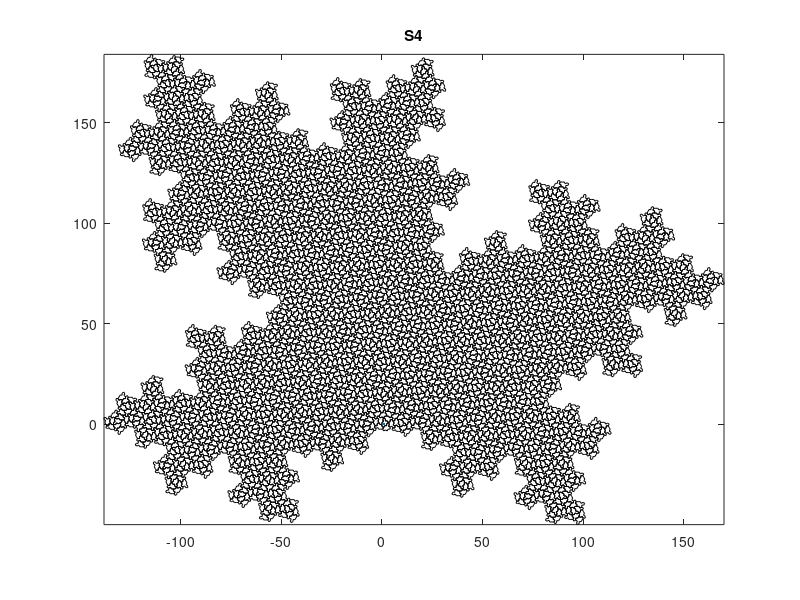

MATLAB code for this plot: (Note: this script raises an error after producing the figure.)
%% TileOneOne.m, 6.6.2024
% To construct a tiling with the aperiodic Tile(1,1)
% Please cite as
% "H.U. Voss, A tiling algorithm for the aperiodic monotile Tile(1,1), arXiv (2024)"
% The license attached in GitHub applies, at https://github.com/henningle/TileOneOne.git

%% Parameters

maxN=4; % Maximum iteration. The largest maxN tested was maxN=8 (16,908,641 tiles)

plotkeypoints=true; % Set to false if plotting key points not wanted

%% Main script

% Tile placement function
% Each tile has 3 components: x, y, key point number (0 for no key point, 1 to 4 if key point)
% The placetile function takes in a matrix of size (number of rows, 3)
% The first 2 columns are the coordinates of the tiling, the third is a label of key points
placetile=@(x, angle, coord) ...
    [transpose( [cos(angle*pi/180), -sin(angle*pi/180); ...
    sin(angle*pi/180), cos(angle*pi/180)]*x(:,1:2)' ...
    +transpose(repmat(coord,[size(x,1),1]))) , x(:,3)];

mirror=@(x) [transpose([-1, 0; 0, 1]*(x(:,1:2)')),  x(:,3)];

% Number of expected tiles for each iteration
nS=zeros(1,maxN+1);
nM=nS;
nS(1)=1; nM(1)=2; % This is index 0
for n=2:maxN+1
    nS(n)=nM(n-1)+7*nS(n-1);
    nM(n)=nM(n-1)+6*nS(n-1);
end
nS=nS(2:end);
nM=nM(2:end);
disp(['Predicted number of tiles for N = 1, 2, ...: ' num2str(nS)])

%% S0 and M0

% Some definitions
cos30=cos(30*pi/180); sin30=sin(30*pi/180);
cos60=cos(60*pi/180); sin60=sin(60*pi/180);
cos120=cos(120*pi/180); sin120=sin(120*pi/180);
cos150=cos(150*pi/180); sin150=sin(150*pi/180);
cos210=cos(210*pi/180); sin210=sin(210*pi/180);
cos240=cos(240*pi/180); sin240=sin(240*pi/180);
cos300=cos(300*pi/180); sin300=sin(300*pi/180);
cos330=cos(330*pi/180); sin330=sin(330*pi/180);

% One Tile(1,1)
% Each tile has 14 edges and 15 points, the last point for closure
% Plus one NaN for separation of tiles while plotting
% x-components of specter S
Stmp1=[ 0
    0
    cos30
    cos30+cos120
    cos30+cos120+cos60
    cos30+cos120+cos60+cos330
    cos30+cos120+cos60+cos330
    cos30+cos120+cos60+cos330+1
    cos30+cos120+cos60+cos330+1+cos300
    cos30+cos120+cos60+cos330+1+cos300+cos210
    cos30+cos120+cos60+cos330+1+cos300+cos210
    cos30+cos120+cos60+cos330+cos300+cos210
    cos30+cos120+cos60+cos330+cos300+cos210+cos240
    cos30+cos120+cos60+cos330+cos300+cos210+cos240+cos150
    cos30+cos120+cos60+cos330+cos300+cos210+cos240+cos150
    NaN];
% y-components of specter S
Stmp2=[0
    1
    1+sin30
    1+sin30+sin120
    1+sin30+sin120+sin60
    1+sin30+sin120+sin60+sin330
    sin30+sin120+sin60+sin330
    sin30+sin120+sin60+sin330
    sin30+sin120+sin60+sin330+sin300
    sin30+sin120+sin60+sin330+sin300+sin210
    sin30+sin120+sin60+sin330+sin300+sin210-1
    sin30+sin120+sin60+sin330+sin300+sin210-1
    sin30+sin120+sin60+sin330+sin300+sin210-1+sin240
    sin30+sin120+sin60+sin330+sin300+sin210-1+sin240+sin150
    sin30+sin120+sin60+sin330+sin300+sin210+sin240+sin150
    NaN];
% Specter S
S=[Stmp1,Stmp2];

% Augment S with key points to be carried over during iterative construction
keypoints=zeros(16,1); keypoints(4)=1; keypoints(6)=2; keypoints(8)=3; keypoints(14)=4;
S=[S,keypoints];
keyind=find(S(:,3)>0)'; % The indexes that point to key points
% S(keyind,3)' % Should be 1,2,3,4 for iteration 0

% The Mystic
M=[S; placetile(S,-30,[sqrt(3)/2,-1.5])];
M(:,3)=0; % M should not have key points not to contaminate S

%% Iteration loop

for N=1:maxN

    plotting=0; if N==maxN; plotting=1; end % Plot only the last iteration

    S=mirror(S);
    M=mirror(M);

    % The first two iterations require explicit key points for the next iteration
    switch N
        case 1
            Sind=[4,6,8,14]; % Key points on S0, for making S1
            Mind=Sind+16;
            angles=[150,90,90,30,-30,-30,-90];
        case 2
            Sind=[84,118,132,38]; % Key points on S1, for making S2
            % Indexing changes in M2 due to the missing patch
            Mind=[84-16,118-16,132-16,38]; %
            angles=[120,60,60,0,-60,-60,-120]; % Conjecture: Angles converged from here on
    end

    % For iteration 3 and higher, keypoints are computed from the previous two iterations
    if N > 2
        Sind=circshift(keyind,-1);
        Mind(1:3)=Sind(1:3)-16*nS(N-2);
    end

    % Define some tiling cells
    cell0=M;
    cell1=placetile([S(:,1:2)-S(Sind(3),1:2), S(:,3)],angles(1), M(Mind(3),1:2));
    cell2=placetile([S(:,1:2)-S(Sind(2),1:2), S(:,3)],angles(2),cell1(Sind(4),1:2));
    cell3=placetile([S(:,1:2)-S(Sind(3),1:2), S(:,3)],angles(3),cell2(Sind(1),1:2));
    cell4=placetile([S(:,1:2)-S(Sind(2),1:2), S(:,3)],angles(4),cell3(Sind(4),1:2));
    cell5=placetile([S(:,1:2)-S(Sind(2),1:2), S(:,3)],angles(5),cell4(Sind(4),1:2));
    cell6=placetile([S(:,1:2)-S(Sind(3),1:2), S(:,3)],angles(6),cell5(Sind(1),1:2));
    cell7=placetile([S(:,1:2)-S(Sind(2),1:2), S(:,3)],angles(7),cell6(Sind(4),1:2));

    %% Assemble S and M

    S=[cell0 % 2x16 elements because this is the mystic M
        cell1 % 16 elements
        cell2
        cell3
        cell4
        cell5
        cell6
        cell7
        ];
    M=[cell0 % 2x16 elements
        cell1 % 16 elements
        cell2
        cell4 % Note we skipped cell3
        cell5
        cell6
        cell7
        ];
    M(:,3)=0; % Again, M should not have key points

    if plotting
        figure('position',[500.,100.,1000,1000]);
        plot(S(:,1),S(:,2),'k',LineWidth=.1);
        axis image
        title(['S' num2str(N)])
    end

    %% Key points of this iteration

    keyind=find(S(:,3)>0); % Always 7*4=28 elements after pruning previous iteration

    if plotting
        if plotkeypoints
            % Plot all keypoints before pruning, in red
            hold on
            for n=1:4:length(keyind)
                plot(S([keyind(n:n+3);keyind(n)],1),S([keyind(n:n+3);keyind(n)],2),'rO-');
            end
        end
    end

    %% Key points for next iteration

    % At the beginning, there are always 9*4=36 key points. At the end, there should be 4
    keyind2=keyind([2,13,22,25]); % Read off from Smith23b Fig. A1.2a and previous plot
    if N>1; keyind2=keyind([2,13,22,25]+1); end % Don't ask
    % S(keyind2,3)' % Should be (2,1,2,1) for iteration 1 and (3,2,3,2) for iteration >= 2

    S(:,3)=0; % Clean out this iteration's key points

    % Set new keypoints for constructing the next iteration
    S(keyind2(1),3)=1;
    S(keyind2(2),3)=2;
    S(keyind2(3),3)=3;
    S(keyind2(4),3)=4;

    keyind=find(S(:,3)>0); % Must be 38 84 118 132 for iteration 2

    if plotting
        if plotkeypoints
            % Plot only key points taken over to next iteration, in blue
            plot(S([keyind;keyind(1)],1),S([keyind;keyind(1)],2),'bO-');
        end
    end

    % Count tiles
    nStrue=size(S,1)/16;
    disp(['Iteration ' num2str(N) ' has ' num2str(nStrue) ' tiles'])

end

%% Save tiling to file

S=S(:,1:2); % Saving only the lattice proper
save(['TileOneOne_Ni' num2str(N) '.mat'], "S");
